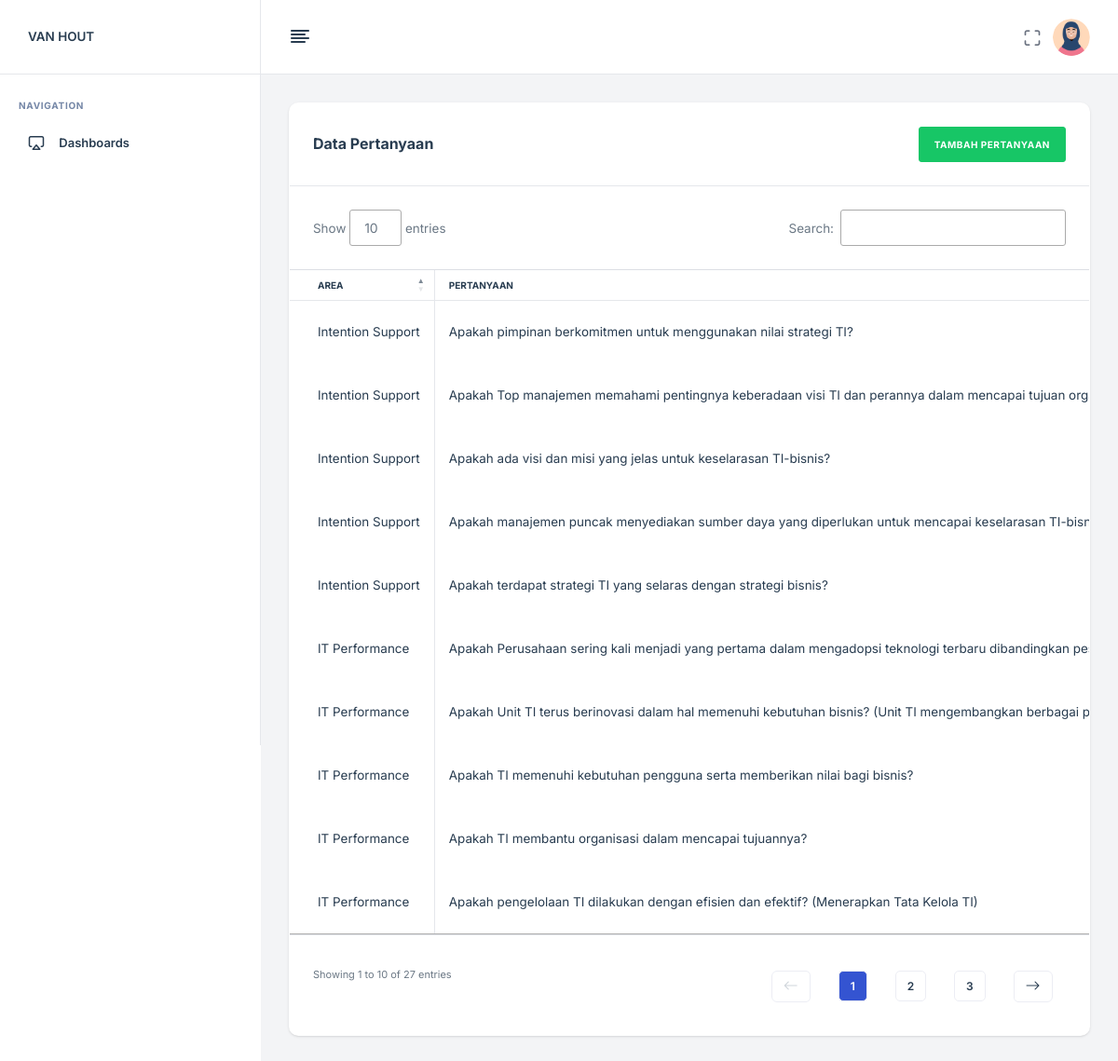
The page /views/kuesioner.php on the database its author committed.
### tables this page shows
CREATE TABLE `kuesioner` (
  `id_kuesioner` int(11) NOT NULL,
  `area_id` int(11) NOT NULL,
  `pertanyaan` varchar(255) NOT NULL
);

CREATE TABLE `area` (
  `id_area` int(11) NOT NULL,
  `nama_area` varchar(255) NOT NULL
);

### views/kuesioner.php (the view, shortened to what this page needs)
<?php include '../config/database.php';
?>
<!DOCTYPE html>
<html lang="zxx">
<head>
    <?php include 'partials/scripts.php' ?>
    <link rel="stylesheet" type="text/css" href="https://cdn.datatables.net/1.11.5/css/jquery.dataTables.css">
    <link rel="stylesheet" type="text/css" href="https://cdn.datatables.net/1.11.5/css/dataTables.bootstrap4.min.css">
</head>
<body>
    <?php include 'partials/navigation_menu.php' ?>
    <?php include 'partials/header.php' ?>
    <main class="nxl-container">
        <div class="nxl-content">
            <div class="main-content">
                <div class="row">
                    <div class="col-lg-12">
                        <div class="card stretch stretch-full">
                            <div class="card-header d-flex justify-content-between align-items-center">
                                <h5 class="card-title">Data Pertanyaan</h5>
                                <a href="tambah_pertanyaan.php" class="btn btn-success btn-user">Tambah
                                    Pertanyaan</a>
                            </div>
                            <div class="card-body custom-card-action p-0">
                                <div class="table-responsive">
                                    <table id="areaTable" class="table table-hover table-bordered mb-0">
                                        <thead>
                                            <tr>
                                                <th>Area</th>
                                                <th>Pertanyaan</th>
                                            </tr>
                                        </thead>
                                        <tbody>
                                            <?php
                                            $get_data = mysqli_query($conn, "SELECT kuesioner.id_kuesioner, kuesioner.area_id, kuesioner.pertanyaan, area.nama_area FROM kuesioner INNER JOIN area ON kuesioner.area_id = area.id_area");
                                            while($display = mysqli_fetch_array($get_data)) {
                                                $name = $display['pertanyaan'];
                                                $areaName = $display['nama_area'];
                                            ?>
                                            <tr>
                                                <td><?php echo $areaName; ?></td>
                                                <td><?php echo $name; ?></td>
                                            </tr>
                                            <?php
                                                }
                                            ?>
                                        </tbody>
                                    </table>
                                </div>
                            </div>
                        </div>
                    </div>
                </div>
            </div>
        </div>
    </main>
</body>
</html>

### rows shown on the page
kuesioner: area.nama_area "Intention Support", pertanyaan "Apakah pimpinan berkomitmen untuk menggunakan nilai strategi TI?"
kuesioner: area.nama_area "Intention Support", pertanyaan "Apakah Top manajemen memahami pentingnya keberadaan visi TI dan perannya dalam mencapai tujuan…"
kuesioner: area.nama_area "Intention Support", pertanyaan "Apakah ada visi dan misi yang jelas untuk keselarasan TI-bisnis?"
kuesioner: area.nama_area "Intention Support", pertanyaan "Apakah manajemen puncak menyediakan sumber daya yang diperlukan untuk mencapai keselarasan…"
kuesioner: area.nama_area "Intention Support", pertanyaan "Apakah terdapat strategi TI yang selaras dengan strategi bisnis?"
kuesioner: area.nama_area "IT Performance", pertanyaan "Apakah Perusahaan sering kali menjadi yang pertama dalam mengadopsi teknologi terbaru dibandingkan…"
kuesioner: area.nama_area "IT Performance", pertanyaan "Apakah Unit TI terus berinovasi dalam hal memenuhi kebutuhan bisnis? (Unit TI mengembangkan berbagai…"
kuesioner: area.nama_area "IT Performance", pertanyaan "Apakah TI memenuhi kebutuhan pengguna serta memberikan nilai bagi bisnis?"
kuesioner: area.nama_area "IT Performance", pertanyaan "Apakah TI membantu organisasi dalam mencapai tujuannya?"
kuesioner: area.nama_area "IT Performance", pertanyaan "Apakah pengelolaan TI dilakukan dengan efisien dan efektif? (Menerapkan Tata Kelola TI)"
